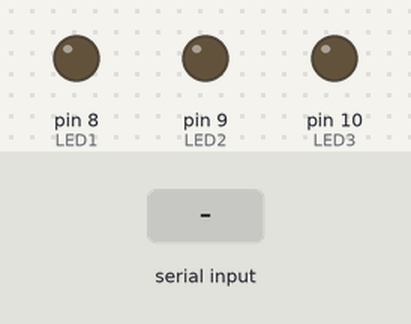
The sketch below on a simulated Arduino Uno, built with avr-gcc and run on an emulated ATmega328P. On the bench: output pins drawn as LEDs (lit = HIGH). The inputs (shaded band) are chosen by the test bench. What the sketch prints to the serial monitor is not drawn.

Above: at 1.2 s.
1.3 s: "90,45\n" received over Serial
At 1.9 s:
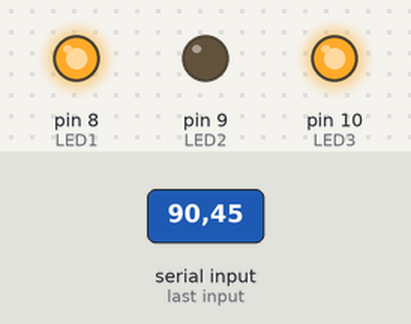
2.8 s: "200\n" received over Serial
At 4.0 s:
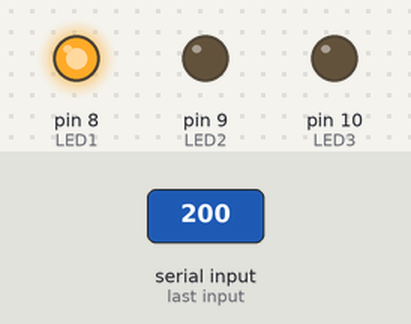
4.3 s: "30,150\n" received over Serial
At 5.4 s:
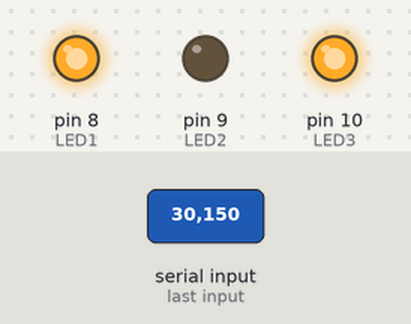
Timing chart, 0 to 7.3 s (numbered marks = the images above; inputs shaded):
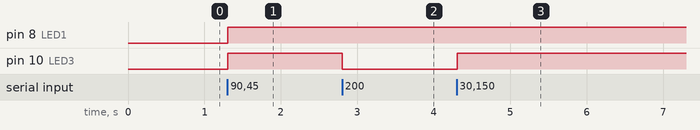

Measured:
- after the input at 1.3 s, pin 8 (LED1), pin 10 (LED3): LOW → HIGH at once
- after the input at 2.8 s, pin 10 (LED3): HIGH → LOW at once
- after the input at 4.3 s, pin 10 (LED3): LOW → HIGH at once

The sketch:

arduino.ino.ino
```cpp
// =======================================
// HYBRID QUANTUM TELEPORTATION SYSTEM
// ARDUINO LED VISUALIZATION (FINAL)
// =======================================

// LED Pins
const int LED1 = 8;   // Bit 0
const int LED2 = 9;   // Bit 1
const int LED3 = 10;  // Bit 2

String inputString = "";
bool dataReady = false;

void setup() {
  Serial.begin(9600);

  pinMode(LED1, OUTPUT);
  pinMode(LED2, OUTPUT);
  pinMode(LED3, OUTPUT);

  // Turn OFF all LEDs initially
  digitalWrite(LED1, LOW);
  digitalWrite(LED2, LOW);
  digitalWrite(LED3, LOW);

  Serial.println("Arduino Ready ✅");
}

void loop() {

  // If full data received
  if (dataReady) {

    // Ensure correct length (3 bits)
    if (inputString.length() >= 3) {

      int bit0 = inputString.charAt(0) - '0';
      int bit1 = inputString.charAt(1) - '0';
      int bit2 = inputString.charAt(2) - '0';

      // Debug print (optional)
      Serial.print("Received: ");
      Serial.println(inputString);

      // Control LEDs
      digitalWrite(LED1, bit0 ? HIGH : LOW);
      digitalWrite(LED2, bit1 ? HIGH : LOW);
      digitalWrite(LED3, bit2 ? HIGH : LOW);
    }

    // Reset for next input
    inputString = "";
    dataReady = false;
  }
}

// This function runs automatically when data arrives
void serialEvent() {
  while (Serial.available()) {
    char incomingChar = (char)Serial.read();

    if (incomingChar == '\n') {
      dataReady = true;
    } else {
      inputString += incomingChar;
    }
  }
}
```
